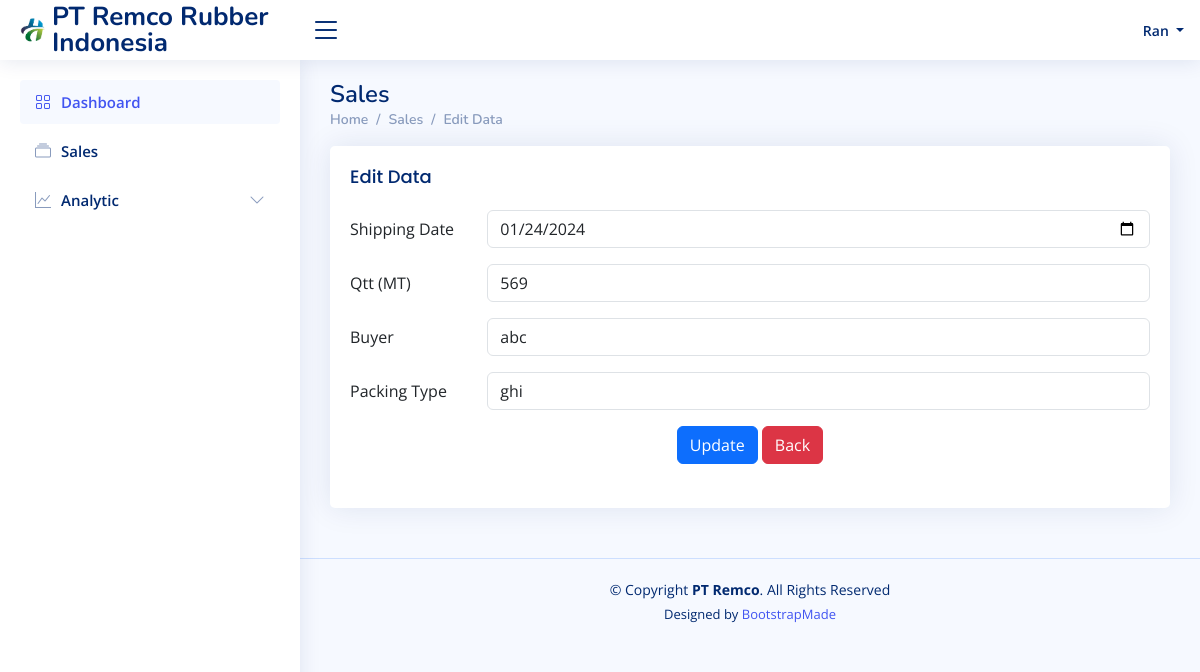
The app's page /sales-edit.php?id=1 (signed in) with its own data.
### tables this page shows
CREATE TABLE `acc` (
  `id` int(11) NOT NULL,
  `username` text NOT NULL,
  `password` text NOT NULL
);

CREATE TABLE `jual` (
  `id` int(11) NOT NULL,
  `tgl` date NOT NULL,
  `qtt` int(11) NOT NULL,
  `buyer` text NOT NULL,
  `pack` text NOT NULL
);

### sales-edit.php (the view, shortened to what this page needs)
<?php
  $id=$_REQUEST['id'];
  $koneksi = mysqli_connect('127.0.0.1','root', '', 'magang');
  $kueri = "SELECT * FROM jual WHERE id='".$id."'";
  $hasil = mysqli_query($koneksi, $kueri);
  $row = mysqli_fetch_assoc($hasil);
?>
<!DOCTYPE html>
<html lang="en">
<head>
  <link href="assets/vendor/bootstrap/css/bootstrap.min.css" rel="stylesheet">
  <link href="assets/vendor/bootstrap-icons/bootstrap-icons.css" rel="stylesheet">
  <link href="assets/vendor/boxicons/css/boxicons.min.css" rel="stylesheet">
  <link href="assets/vendor/quill/quill.snow.css" rel="stylesheet">
  <link href="assets/vendor/quill/quill.bubble.css" rel="stylesheet">
  <link href="assets/vendor/remixicon/remixicon.css" rel="stylesheet">
  <link href="assets/vendor/simple-datatables/style.css" rel="stylesheet">
  <link href="assets/css/style.css" rel="stylesheet">
</head>
<body>
  <header id="header" class="header fixed-top d-flex align-items-center">
    <div class="d-flex align-items-center justify-content-between">
      <a href="dashboard.php" class="logo d-flex align-items-center">
        <img src="assets/img/logo.png" alt="">
        <span class="d-none d-lg-block">PT Remco Rubber Indonesia</span>
      </a>
      <i class="bi bi-list toggle-sidebar-btn"></i>
    </div>
    <nav class="header-nav ms-auto">
      <ul class="d-flex align-items-center">
        <li class="nav-item dropdown pe-3">
          <a class="nav-link nav-profile d-flex align-items-center pe-0" data-bs-toggle="dropdown">
            <span class="d-none d-md-block dropdown-toggle ps-2">
            <?php
              $conn = mysqli_connect('127.0.0.1', 'root', '', 'magang');
              $query = mysqli_query($conn, "SELECT * FROM acc WHERE id='$_SESSION[id]'");
              $fetch = mysqli_fetch_array($query);
              echo $fetch['username'];
          ?>
            </span>
          </a>
        </li>
      </ul>
    </nav>
  </header>
  <aside id="sidebar" class="sidebar">
    <ul class="sidebar-nav" id="sidebar-nav">
      <li class="nav-item">
        <a class="nav-link " href="dashboard.php">
          <i class="bi bi-grid"></i>
          <span>Dashboard</span>
        </a>
      </li>
      <li class="nav-item">
        <a href="sales.php" class="nav-link collapsed" data-bs-target="#sales-nav">
          <i class="bi bi-collection"></i><span>Sales</span></i>
        </a>
      </li>
      <li class="nav-item">
        <a class="nav-link collapsed" data-bs-target="#analytic-nav" data-bs-toggle="collapse" href="#">
          <i class="bi bi-graph-up"></i><span>Analytic</span><i class="bi bi-chevron-down ms-auto"></i>
        </a>
      </li>
    </ul>
  </aside>
  <main id="main" class="main">
    <div class="pagetitle">
      <h1>Sales</h1>
      <nav>
        <ol class="breadcrumb">
          <li class="breadcrumb-item"><a href="dashboard.php">Home</a></li>
          <li class="breadcrumb-item"><a href="sales.php">Sales</a></li>
          <li class="breadcrumb-item active"><a href="sales-edit.php">Edit Data</a></li>
        </ol>
      </nav>
    </div>
    <section class="section">
      <div class="row">
        <div class="col-lg-12">
          <div class="card">
            <div class="card-body">
            <h4 class="card-title">Edit Data</h4>
            <form method="POST" action="sales-edit.php">
              <div class="row mb-3">
                <label class="col-sm-2 col-form-label">Shipping Date</label>
                <div class="col-sm-10">
                  <input type="date" name="tgl" class="form-control" id="tgl" value="<?php echo $row['tgl'];?>">
                </div>
              </div>
              <div class="row mb-3">
                <label class="col-sm-2 col-form-label">Qtt (MT)</label>
                <div class="col-sm-10">
                  <input type="int" name="qtt" id="qtt" class="form-control" value="<?php echo $row['qtt'];?>">
                </div>
              </div>
              <div class="row mb-3">
                <label class="col-sm-2 col-form-label">Buyer</label>
                <div class="col-sm-10">
                <input type="text" name="buyer" id="buyer" class="form-control" value="<?php echo $row['buyer'];?>">
                </div>
              </div>
              <div class="row mb-3">
                <label class="col-sm-2 col-form-label">Packing Type</label>
                <div class="col-sm-10">
                  <input type="text" name="pack" id="pack" class="form-control" value="<?php echo $row['pack'];?>">
                </div>
              </div>
              <div class="text-center">
                <input type="submit" name="bupdate" class="btn btn-primary" value="Update">
                <a href="sales.php" class="btn btn-danger">Back</a>
              </div>
            </form>
            <br>
            </div>
          </div>
        </div>
      </div>
    </section>
  </main>
  <footer id="footer" class="footer">
    <div class="copyright">
      &copy; Copyright <strong><span>PT Remco</span></strong>. All Rights Reserved
    </div>
    <div class="credits">
      Designed by <a href="https://bootstrapmade.com/">BootstrapMade</a>
    </div>
  </footer>
</body>
</html>

### assets/css/style.css (style rules this page uses)
:root { scroll-behavior: smooth; }
body { font-family: "Open Sans", sans-serif; background: #f6f9ff; color: #444444; }
a { color: #4154f1; text-decoration: none; }
h1, h2, h3, h4, h5, h6 { font-family: "Nunito", sans-serif; }
#main { margin-top: 60px; padding: 20px 30px; transition: all 0.3s; }
.pagetitle { margin-bottom: 10px; }
.pagetitle h1 { font-size: 24px; margin-bottom: 0; font-weight: 600; color: #012970; }
.card { margin-bottom: 30px; border: none; border-radius: 5px; box-shadow: 0px 0 30px rgba(1, 41, 112, 0.1); }
.card-title { padding: 20px 0 15px 0; font-size: 18px; font-weight: 500; color: #012970; font-family: "Poppins", sans-serif; }
.card-body { padding: 0 20px 20px 20px; }
.breadcrumb { font-size: 14px; font-family: "Nunito", sans-serif; color: #899bbd; font-weight: 600; }
.breadcrumb a { color: #899bbd; transition: 0.3s; }
.breadcrumb .breadcrumb-item::before { color: #899bbd; }
.breadcrumb .active { color: #51678f; font-weight: 600; }
.logo { line-height: 1; }
@media (min-width: 1200px) { .logo { width: 280px; } }
.logo img { max-height: 26px; margin-right: 6px; }
.logo span { font-size: 26px; font-weight: 700; color: #012970; font-family: "Nunito", sans-serif; }
.header { transition: all 0.5s; z-index: 997; height: 60px; box-shadow: 0px 2px 20px rgba(1, 41, 112, 0.1); background-color: #fff; padding-left: 20px; }
.header .toggle-sidebar-btn { font-size: 32px; padding-left: 10px; cursor: pointer; color: #012970; }
.header-nav ul { list-style: none; }
.header-nav>ul { margin: 0; padding: 0; }
.header-nav .nav-profile { color: #012970; }
.header-nav .nav-profile span { font-size: 14px; font-weight: 600; }
.sidebar { position: fixed; top: 60px; left: 0; bottom: 0; width: 300px; z-index: 996; transition: all 0.3s; padding: 20px; overflow-y: auto; scrollbar-width: thin; scrollbar-color: #aab7cf transparent; box-shadow: 0px 0px 20px rgba(1, 41, 112, 0.1); background-color: #fff; }
@media (min-width: 1200px) { #main, #footer { margin-left: 300px; } }
.sidebar-nav { padding: 0; margin: 0; list-style: none; }
.sidebar-nav li { padding: 0; margin: 0; list-style: none; }
.sidebar-nav .nav-item { margin-bottom: 5px; }
.sidebar-nav .nav-link { display: flex; align-items: center; font-size: 15px; font-weight: 600; color: #4154f1; transition: 0.3; background: #f6f9ff; padding: 10px 15px; border-radius: 4px; }
.sidebar-nav .nav-link i { font-size: 16px; margin-right: 10px; color: #4154f1; }
.sidebar-nav .nav-link.collapsed { color: #012970; background: #fff; }
.sidebar-nav .nav-link.collapsed i { color: #899bbd; }
.sidebar-nav .nav-link .bi-chevron-down { margin-right: 0; transition: transform 0.2s ease-in-out; }
.footer { padding: 20px 0; font-size: 14px; transition: all 0.3s; border-top: 1px solid #cddfff; }
.footer .copyright { text-align: center; color: #012970; }
.footer .credits { padding-top: 5px; text-align: center; font-size: 13px; color: #012970; }

### records on screen
acc: username "Ran"
jual: tgl "01/24/2024", qtt "569", buyer "abc", pack "ghi"
